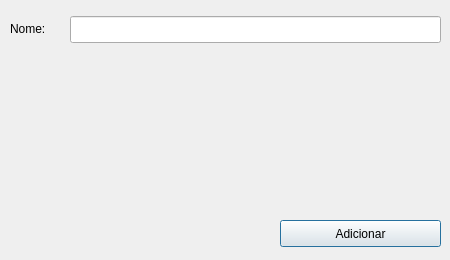
<?xml version="1.0" encoding="UTF-8"?>
<ui version="4.0">
 <class>CreateOwner</class>
 <widget class="QDialog" name="CreateOwner">
  <property name="geometry">
   <rect>
    <x>0</x>
    <y>0</y>
    <width>450</width>
    <height>260</height>
   </rect>
  </property>
  <property name="windowTitle">
   <string>Novo Proprietário</string>
  </property>
  <widget class="QLabel" name="label">
   <property name="geometry">
    <rect>
     <x>10</x>
     <y>20</y>
     <width>67</width>
     <height>17</height>
    </rect>
   </property>
   <property name="text">
    <string>Nome:</string>
   </property>
  </widget>
  <widget class="QLineEdit" name="nameLine">
   <property name="geometry">
    <rect>
     <x>70</x>
     <y>16</y>
     <width>371</width>
     <height>27</height>
    </rect>
   </property>
  </widget>
  <widget class="QPushButton" name="addBtn">
   <property name="geometry">
    <rect>
     <x>280</x>
     <y>220</y>
     <width>161</width>
     <height>27</height>
    </rect>
   </property>
   <property name="text">
    <string>Adicionar</string>
   </property>
  </widget>
 </widget>
 <resources/>
 <connections/>
</ui>
